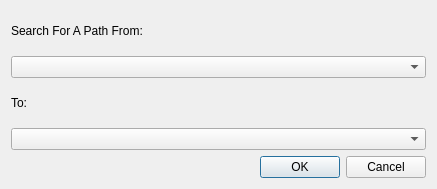
<ui version="4.0" >
 <class>PathDialog</class>
 <widget class="QDialog" name="PathDialog" >
  <property name="geometry" >
   <rect>
    <x>0</x>
    <y>0</y>
    <width>437</width>
    <height>189</height>
   </rect>
  </property>
  <property name="windowTitle" >
   <string>Path Search</string>
  </property>
  <layout class="QGridLayout" name="gridLayout" >
   <item row="0" column="0" >
    <layout class="QVBoxLayout" name="verticalLayout_3" >
     <item>
      <layout class="QVBoxLayout" name="verticalLayout_2" >
       <item>
        <widget class="QLabel" name="label" >
         <property name="text" >
          <string>Search For A Path From:</string>
         </property>
        </widget>
       </item>
       <item>
        <widget class="QComboBox" name="comboBox" />
       </item>
      </layout>
     </item>
     <item>
      <layout class="QVBoxLayout" name="verticalLayout" >
       <item>
        <widget class="QLabel" name="label_2" >
         <property name="text" >
          <string>To:</string>
         </property>
        </widget>
       </item>
       <item>
        <widget class="QComboBox" name="comboBox_2" />
       </item>
      </layout>
     </item>
    </layout>
   </item>
   <item row="1" column="0" >
    <widget class="QDialogButtonBox" name="buttonBox" >
     <property name="orientation" >
      <enum>Qt::Horizontal</enum>
     </property>
     <property name="standardButtons" >
      <set>QDialogButtonBox::Cancel|QDialogButtonBox::Ok</set>
     </property>
    </widget>
   </item>
  </layout>
 </widget>
 <resources/>
 <connections>
  <connection>
   <sender>buttonBox</sender>
   <signal>accepted()</signal>
   <receiver>PathDialog</receiver>
   <slot>accept()</slot>
   <hints>
    <hint type="sourcelabel" >
     <x>248</x>
     <y>254</y>
    </hint>
    <hint type="destinationlabel" >
     <x>157</x>
     <y>274</y>
    </hint>
   </hints>
  </connection>
  <connection>
   <sender>buttonBox</sender>
   <signal>rejected()</signal>
   <receiver>PathDialog</receiver>
   <slot>reject()</slot>
   <hints>
    <hint type="sourcelabel" >
     <x>316</x>
     <y>260</y>
    </hint>
    <hint type="destinationlabel" >
     <x>286</x>
     <y>274</y>
    </hint>
   </hints>
  </connection>
 </connections>
</ui>
